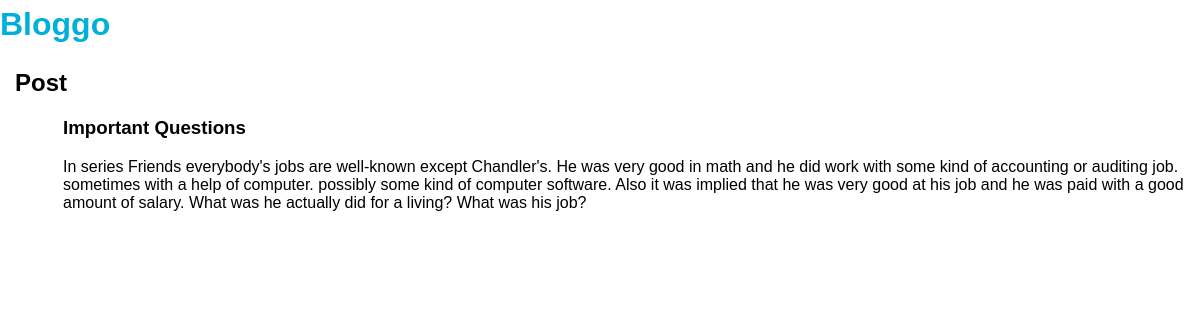
The page /posts/details/2 on the database its author committed.
### posts/models.py (models this page shows, shortened)
class Post(models.Model):
    title = models.CharField(max_length=200)
    body = models.TextField()
    pub_date = models.DateTimeField("date published", default=timezone.now)

### posts/views.py (the view)
# urls.py: url(r'^details/(?P<pk>\d+)$', views.post_details, name='post_details'),
def post_details(request, pk):
    post = Post.objects.get(pk=pk)
    return render(request ,"posts/post-deets.html", {"post": post})

### posts/templates/posts/post-deets.html
{% extends 'posts/base.html' %}
{% block content %}
  <h2> Post </h2>
  <div class="post">
      <h3>{{ post.title }}</h3>
      <p>{{ post.body }}</p>
  </div>
{% endblock %}

### posts/static/posts/style.css (style rules this page uses)
html, body { margin: 0 0; padding: 0 0; font-family: sans-serif; }
.post { padding-left: 3em; margin-bottom: 5em; }

### rows shown on the page
Post: title "Important Questions", body "In series Friends everybody's jobs are well-known except Chandler's. He was very good in math and he did work with some kind of accounting or auditing job. sometimes with a help of computer. possibly some kind of computer software. Also it was implied that he was very good at his job and he was paid with a good amount of salary. What was he actually did for a living? What was his job?"
